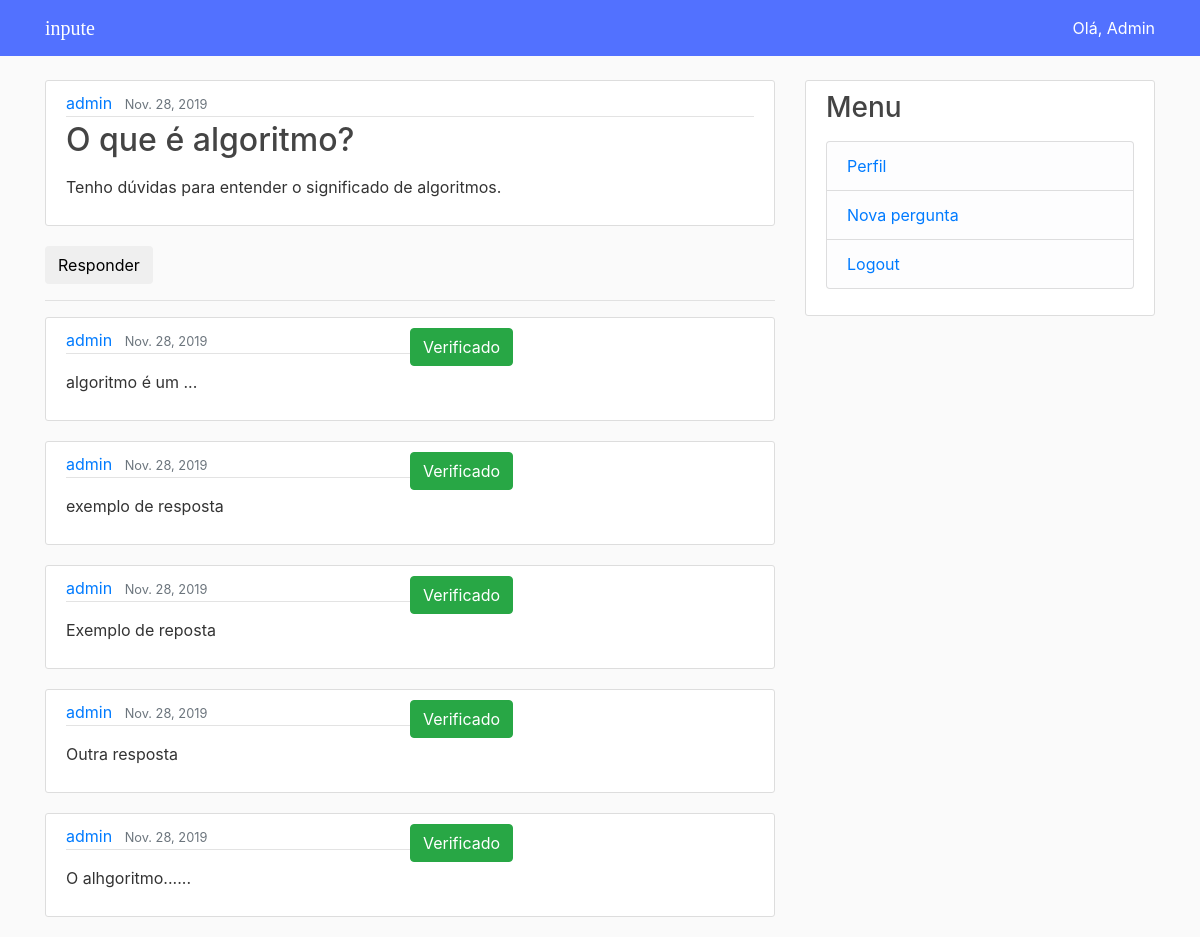
/post/4/ (signed in), run on the app's committed database.
### posts/models.py (models this page shows, shortened)
class Question(models.Model):
    user = models.ForeignKey(User, on_delete = models.CASCADE)
    title = models.CharField(max_length = 100)
    description = models.TextField()
    date = models.DateField(default = timezone.now)
    tags = models.CharField(max_length= 90)

class Answer(models.Model):
    user = models.ForeignKey(User, on_delete = models.CASCADE,
        related_name= 'user_answer')
    question = models.ForeignKey(
        Question, on_delete = models.CASCADE,
        related_name = 'answer', default = 2)
    description = models.TextField()
    date = models.DateField(default = timezone.now)
    verified = models.BooleanField(default= False)

### posts/views.py (the view)
# urls.py: path('<int:pk>/', QuestionView.as_view(
class QuestionView(LoginRequiredMixin ,DetailView):
    model = Question
    content_object_name = 'question'

### templates/posts/post_detail.html (shortened to what this page needs)
{% extends "login/base.html" %}
{% load staticfiles %}
{% block content %}
    <div>
       <article class="media content-section">
            <div class="media-body">
                <div class="article-metadata">
                <a class="mr-2" href="{% url 'perfil' pk=question.user.pk %}">{{ question.user.username }}</a>
                <small class="text-muted">
                    {{ question.date }}
                </small>
                </div>
                <h2>{{ question.title }}</h2>
                <p class="article-content">{{ question.description | linebreaks }}</p>
            </div>
        </article>
    </div>
    <div>
        <a href="{% url 'add_answer' pk=question.pk %}">
            <button class ="btn btn-default">
                Responder
            </button>
        </a>
    </div>
    <hr>
    <div>
        {% for answer in question.answer.all %}
            <article class="media content-section">
                <div class="media-body">
                    <div class="article-metadata">
                    <a class="mr-2" href="{% url 'perfil' pk=answer.user.pk %}">{{ answer.user.username }}</a>
                    <small class="text-muted">{{ answer.date }}</small>
                    </div>
                    <p class="article-content">{{ answer.description | linebreaks }}</p>
                </div>
				<br>
				<div class="media-body">
                    <form action="{% url 'verify' back=question.pk pk=answer.pk %}" method="POST" class="btn-verify">
                        {% if answer.verified %}
                            <button id="v-{{ answer.pk }}" type="submit" class= "save btn btn-success">Verificado</button>
                        {% else %}
                            <button id="v-{{ answer.pk }}"s type="submit" class="save btn btn-default">Verificar</button>
                        {% endif %}
                    </form>
                </div>
            </article>
        {% empty %}
            <p>Sem respostas ainda</p>
        {% endfor %}
    </div>
{% endblock content %}

### templates/login/base.html (shortened to what this page needs)
<!DOCTYPE html>
{% load staticfiles %}
<html lang="pt-br">
<head>
  <link rel="stylesheet" href="https://maxcdn.bootstrapcdn.com/bootstrap/4.0.0/css/bootstrap.min.css">
</head>
<body>
  <header class="site-header" style ="">
  <nav class="navbar navbar-expand-md navbar-dark bg-steel fixed-top">
    <div class="container">
      <a id="logo" class="navbar-brand mr-4" href="{% url 'home' %}">inpute</a>
      <div class="collapse navbar-collapse" id="navbarToggle">
		{% if user.is_authenticated %}
			<div class="navbar-nav">
			  <a href="{% url 'my_profile' %}", style = "color: white;">Olá, {{ user.first_name }}</a>
			</div>
		{% else %}
			<div class="navbar-nav">
			  <a class="nav-item nav-link" href="{% url 'login' %}">Login</a>
			  <a class="nav-item nav-link" href="{% url 'cadastro' %}">Cadastro</a>
			</div>
		{% endif %}
      </div>
    </div>
  </nav>
</header>
<main role="main" class="container">
  <div class="row">
    <div class="col-md-8">
      {% block content %}{% endblock %}
    </div>
    <div class="col-md-4">
      <div class="content-section">
        <h3>Menu</h3>
        <p class='text-muted'>
          <ul class="list-group">
            <li class="list-group-item list-group-item-light">
              <a href="{% url 'my_profile' %}">Perfil</a>
            </li>
            <li class="list-group-item list-group-item-light">
              <a href="{% url 'new_post' %}">Nova pergunta</a>
            </li>
			{% if user.is_authenticated %}
				<li class="list-group-item list-group-item-light">
				  <a href="{% url 'logout' %}">Logout</a>
				</li>
			{% endif %}
          </ul>
        </p>
      </div>
    </div>
  </div>
</main>
  <link rel="stylesheet" type="text/css" href="{% static 'css/main.css'%}">
</body>
</html>

### static/css/main.css (style rules this page uses)
body { background: #fafafa; color: #333333; margin-top: 5rem; }
h1, h2, h3, h4, h5, h6 { color: #444444; }
ul { margin: 0; }
.bg-steel { background-color: #5271ff; }
.content-section { background: #ffffff; padding: 10px 20px; border: 1px solid #dddddd; border-radius: 3px; margin-bottom: 20px; }
.article-content { white-space: pre-line; }
.article-metadata { padding-bottom: 1px; margin-bottom: 4px; border-bottom: 1px solid #e3e3e3 }
#logo { font-family: "Bree Serif"; }

### data on the page
Question: user.username "admin", date "Nov. 28, 2019", title "O que é algoritmo?", description "Tenho dúvidas para entender o significado de algoritmos."
Answer: user.username "admin", date "Nov. 28, 2019", description "algoritmo é um ..."
Answer: user.username "admin", date "Nov. 28, 2019", description "exemplo de resposta"
Answer: user.username "admin", date "Nov. 28, 2019", description "Exemplo de reposta"
Answer: user.username "admin", date "Nov. 28, 2019", description "Outra resposta"
Answer: user.username "admin", date "Nov. 28, 2019", description "O alhgoritmo......"

### other printed values
{{ user.first_name }} "Admin"
